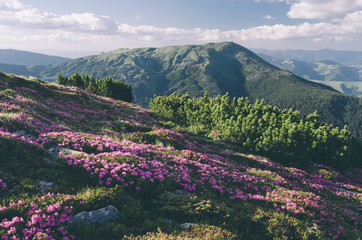
#> input picture imgs/1.jpg, 362 x 240 px; its folder holds only this picture in this run
$ python imageEditor.py
#> lines starting #> are read from the running program, lines starting #| are printed output that depends on the picture
from PIL import Image, ImageEnhance, ImageFilter
import os

path = "./imgs" # folder that contains  images tobe edited
pathOut = "./editedImgs" # folder for edited images

for filename in os.listdir(path):
    img = Image.open(f"{path}/{filename}")
#> img is the input picture: PIL image 362x240 RGB; mean R, G, B 103, 108.4, 112.2

    # sharpening, BW
    edit = img.filter(ImageFilter.SHARPEN).convert('L').rotate(-90)
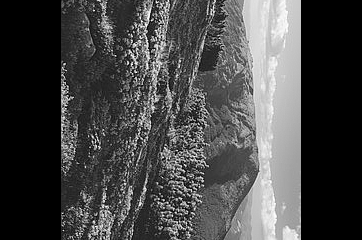
#> edit: PIL image 362x240 L; min 0, max 255, mean 70.4

    # contrast
    factor = 1.5
    enhancer = ImageEnhance.Contrast(edit)
    edit = enhancer.enhance(factor)
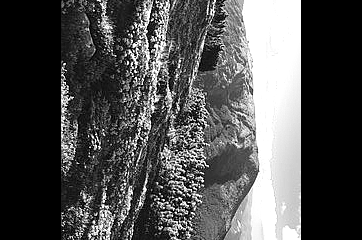
#> edit: PIL image 362x240 L; min 0, max 255, mean 79.8


    clean_name = os.path.splitext(filename)[0]

    edit.save(f'{pathOut}/{clean_name}_edited.jpg')

$ run again, on imgs/2.jpg
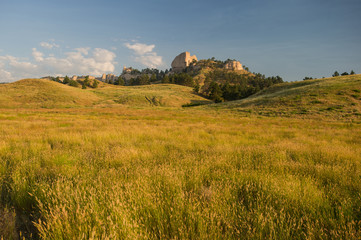
#> input picture imgs/2.jpg, 361 x 240 px
#> img is the input picture: PIL image 361x240 RGB; mean R, G, B 134.8, 118.2, 67.6
#> `edit = img.filter(ImageFilter.SHARPEN).convert('L').rotate(-90)`:
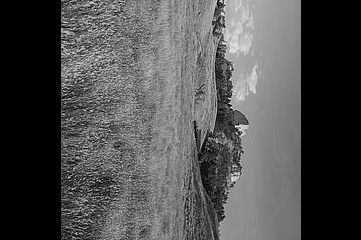
#> edit: PIL image 361x240 L; min 0, max 250, mean 79.2
#> `edit = enhancer.enhance(factor)`:
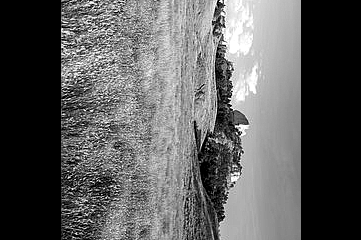
#> edit: PIL image 361x240 L; min 0, max 255, mean 92.4

$ run again, on imgs/3.jpg
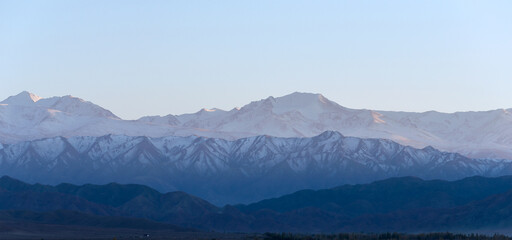
#> input picture imgs/3.jpg, 512 x 240 px
#> img is the input picture: PIL image 512x240 RGB; mean R, G, B 127.6, 152.1, 181.6
#> `edit = img.filter(ImageFilter.SHARPEN).convert('L').rotate(-90)`:
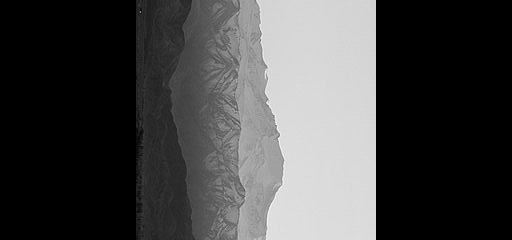
#> edit: PIL image 512x240 L; min 0, max 253, mean 69
#> `edit = enhancer.enhance(factor)`:
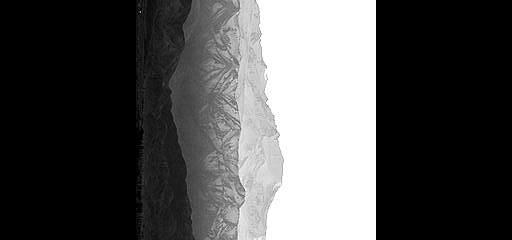
#> edit: PIL image 512x240 L; min 0, max 255, mean 79.9

$ run again, on imgs/4.jpg
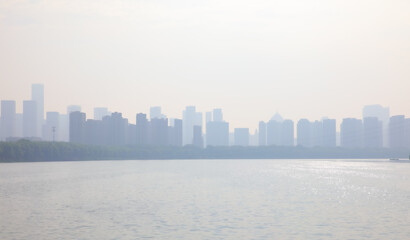
#> input picture imgs/4.jpg, 410 x 240 px
#> img is the input picture: PIL image 410x240 RGB; mean R, G, B 211.4, 212.5, 214.3
#> `edit = img.filter(ImageFilter.SHARPEN).convert('L').rotate(-90)`:
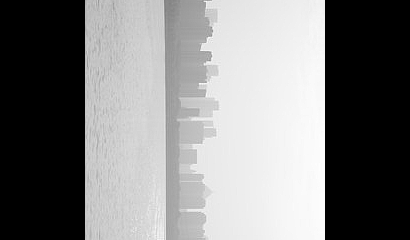
#> edit: PIL image 410x240 L; min 0, max 254, mean 126.8
#> `edit = enhancer.enhance(factor)`:
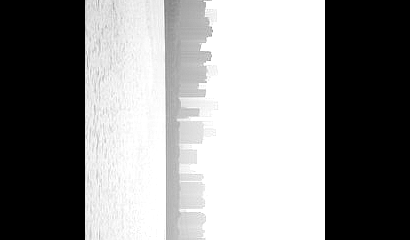
#> edit: PIL image 410x240 L; min 0, max 255, mean 140.8
